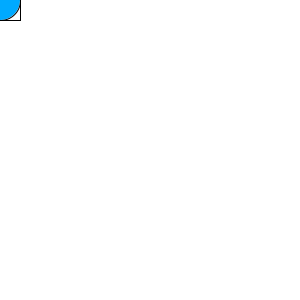
Frame 1 (no input)
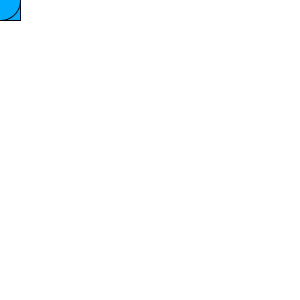
Frame 60 (the mouse pressed at the canvas centre just before this capture)
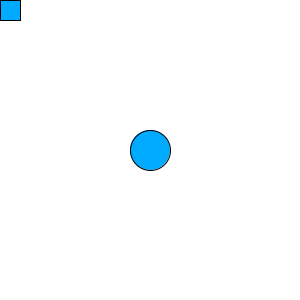
Frame 120 (the mouse held since frame 60 and released just before this capture)

The Processing sketch that drew these frames (run headless with seeded random() and noise(); from frame 60 on, the mouse is pressed at the canvas centre):

// Processing sketch: Basic
// ── Basic.pde
// This is a comment!

/* 
This is a 
Multi-Line
Comment
*/

//This happens when you run the sketch
void setup() {
  //Resize the sketch window (w, h)
  size(300,300);
  //Print to console for debugging
  println("Working so far");
}

void draw() {
  
  //Erase the whole sketch
  background(255);
  
  //Draw a rectangle using parameters: x,y,width,height
  rect(0,0,20,20);
  
  //Draw a circle that follows your mouse:
  fill(#00aaff);
  ellipse(mouseX,mouseY,40,40);
  
}

/* TRY:
- Deleting the background() code so the sketch never erases
- Changing the shape that you draw with
- Changing the colors
- Making the mouse control some other aspect of the sketch.
- Using random()
*/
